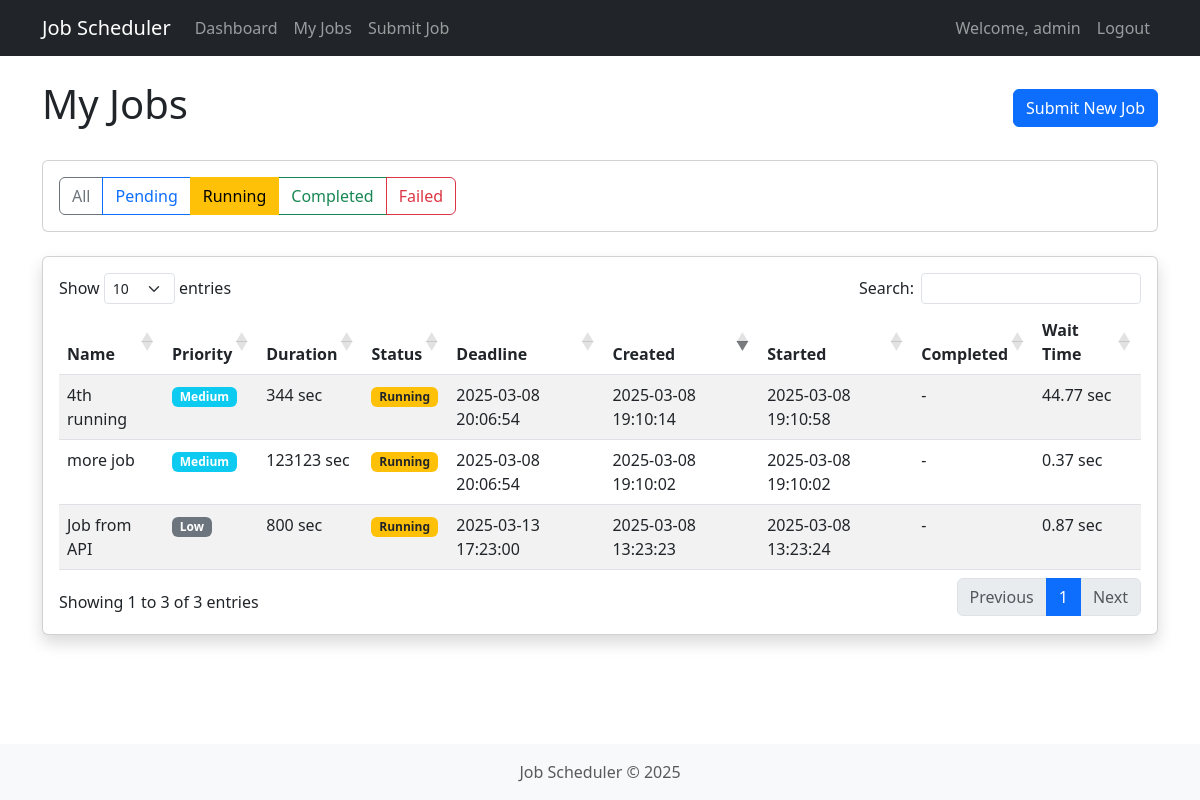
Before: /jobs/?status=running (signed in) with the older database file.
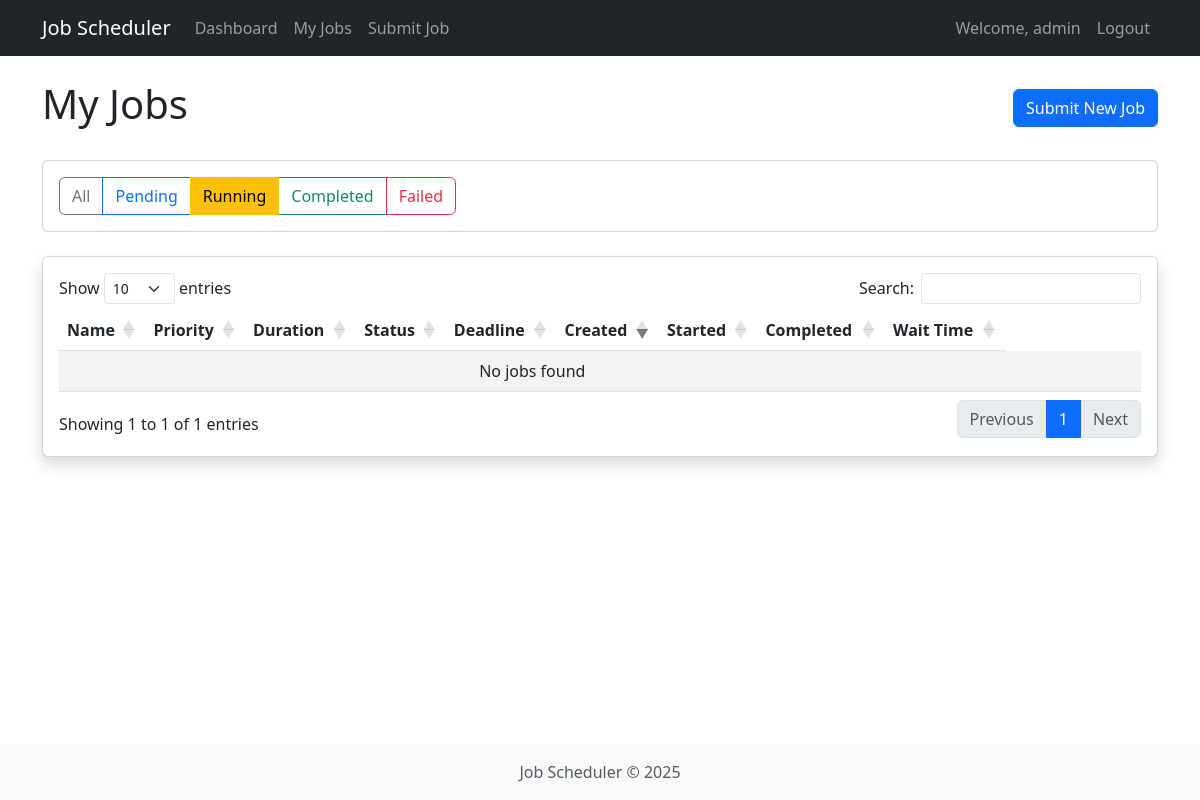
After: the same page with the newer database file.
### scheduler/models.py (models this page shows, shortened)
class Job(models.Model):
    PRIORITY_CHOICES = [
        ('high', 'High'),
        ('medium', 'Medium'),
        ('low', 'Low'),
    ]
    STATUS_CHOICES = [
        ('pending', 'Pending'),
        ('running', 'Running'),
        ('completed', 'Completed'),
        ('failed', 'Failed'),
    ]
    name = models.CharField(max_length=255)
    user = models.ForeignKey(User, on_delete=models.CASCADE, related_name='jobs')
    estimated_duration = models.PositiveIntegerField(help_text="Duration in seconds")
    priority = models.CharField(max_length=10, choices=PRIORITY_CHOICES, default='medium')
    deadline = models.DateTimeField()
    status = models.CharField(max_length=10, choices=STATUS_CHOICES, default='pending')
    created_at = models.DateTimeField(auto_now_add=True)
    started_at = models.DateTimeField(null=True, blank=True)
    completed_at = models.DateTimeField(null=True, blank=True)
    class Meta:
        ordering = ['-created_at']
    @property
    def wait_time(self):
        if self.started_at:
            return (self.started_at - self.created_at).total_seconds()
        return (timezone.now() - self.created_at).total_seconds()

### scheduler/views.py (the view)
# urls.py: path('jobs/', views.job_list, name='job_list'),
@login_required
def job_list(request):
    user_jobs = Job.objects.filter(user=request.user)
    status_filter = request.GET.get('status')
    if status_filter and status_filter in dict(Job.STATUS_CHOICES).keys():
        user_jobs = user_jobs.filter(status=status_filter)
    context = {
        'jobs': user_jobs,
    }
    return render(request, 'job_list.html', context)

### scheduler/templates/job_list.html (shortened to what this page needs)
{% extends 'base.html' %}
{% block content %}
<div class="d-flex justify-content-between align-items-center mb-4">
    <h1>My Jobs</h1>
    <a href="{% url 'submit_job' %}" class="btn btn-primary">Submit New Job</a>
</div>
<div class="card mb-4">
    <div class="card-body">
        <div class="btn-group" role="group">
            <a href="{% url 'job_list' %}" class="btn btn-outline-secondary {% if not request.GET.status %}active{% endif %}">All</a>
            <a href="{% url 'job_list' %}?status=pending" class="btn btn-outline-primary {% if request.GET.status == 'pending' %}active{% endif %}">Pending</a>
            <a href="{% url 'job_list' %}?status=running" class="btn btn-outline-warning {% if request.GET.status == 'running' %}active{% endif %}">Running</a>
            <a href="{% url 'job_list' %}?status=completed" class="btn btn-outline-success {% if request.GET.status == 'completed' %}active{% endif %}">Completed</a>
            <a href="{% url 'job_list' %}?status=failed" class="btn btn-outline-danger {% if request.GET.status == 'failed' %}active{% endif %}">Failed</a>
        </div>
    </div>
</div>
<div class="card shadow">
    <div class="card-body">
        <div class="table-responsive">
            <table id="jobsTable" class="table table-striped">
                <thead>
                    <tr>
                        <th>Name</th>
                        <th>Priority</th>
                        <th>Duration</th>
                        <th>Status</th>
                        <th>Deadline</th>
                        <th>Created</th>
                        <th>Started</th>
                        <th>Completed</th>
                        <th>Wait Time</th>
                    </tr>
                </thead>
                <tbody>
                    {% for job in jobs %}
                    <tr>
                        <td>{{ job.name }}</td>
                        <td>
                            {% if job.priority == 'high' %}
                            <span class="badge bg-danger">High</span>
                            {% elif job.priority == 'medium' %}
                            <span class="badge bg-info">Medium</span>
                            {% else %}
                            <span class="badge bg-secondary">Low</span>
                            {% endif %}
                        </td>
                        <td>{{ job.estimated_duration }} sec</td>
                        <td>
                            {% if job.status == 'pending' %}
                            <span class="badge bg-primary">Pending</span>
                            {% elif job.status == 'running' %}
                            <span class="badge bg-warning text-dark">Running</span>
                            {% elif job.status == 'completed' %}
                            <span class="badge bg-success">Completed</span>
                            {% else %}
                            <span class="badge bg-danger">Failed</span>
                            {% endif %}
                        </td>
                        <td>{{ job.deadline|date:"Y-m-d H:i:s" }}</td>
                        <td>{{ job.created_at|date:"Y-m-d H:i:s" }}</td>
                        <td>{{ job.started_at|date:"Y-m-d H:i:s"|default:"-" }}</td>
                        <td>{{ job.completed_at|date:"Y-m-d H:i:s"|default:"-" }}</td>
                        <td>{{ job.wait_time|floatformat:2 }} sec</td>
                    </tr>
                    {% empty %}
                    <tr>
                        <td colspan="9" class="text-center">No jobs found</td>
                        <td></td>
                        <td></td>
                        <td></td>
                        <td></td>
                        <td></td>
                        <td></td>
                        <td></td>
                        <td></td>
                    </tr>
                    {% endfor %}
                </tbody>
            </table>
        </div>
    </div>
</div>
{% endblock %}

Changed rows visible on the page:
no longer on this page (row edited): Job: name "4th running", priority "Medium", estimated_duration "344", status "Running", deadline "2025-03-08 20:06:54", created_at "2025-03-08 19:10:14", started_at "2025-03-08 19:10:58", completed_at "-", wait_time "44.77"
no longer on this page (row edited): Job: name "more job", priority "Medium", estimated_duration "123123", status "Running", deadline "2025-03-08 20:06:54", created_at "2025-03-08 19:10:02", started_at "2025-03-08 19:10:02", completed_at "-", wait_time "0.37"
no longer on this page (row edited): Job: name "Job from API", priority "Low", estimated_duration "800", status "Running", deadline "2025-03-13 17:23:00", created_at "2025-03-08 13:23:23", started_at "2025-03-08 13:23:24", completed_at "-", wait_time "0.87"
Other visible differences:
text written by a page script: "Show entries Search: Showing 1 to 3 of 3 entries Previous 1 Next" → "Show entries Search: Showing 1 to 1 of 1 entries Previous 1 Next"
text now shown: "No jobs found"
